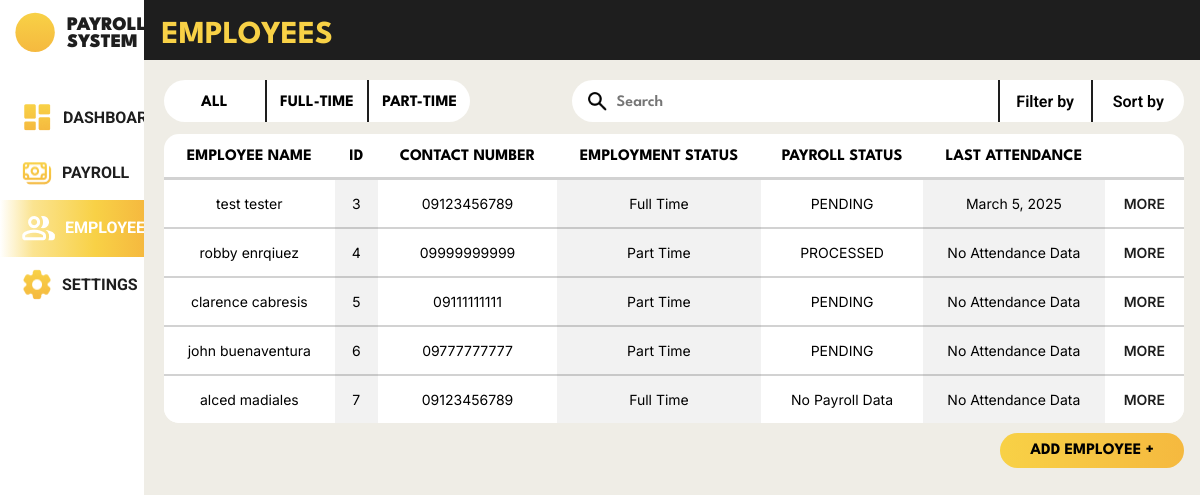
The page /payroll_system/employees/ (signed in) on the database its author committed.
### payroll_system/models.py (models this page shows)
class Employee(models.Model):
    class Gender(models.TextChoices):
        MALE = 'Male', _('Male')
        FEMALE = 'Female', _('Female')
        OTHERS = 'Others', _('Others')
    class HighestEducation(models.TextChoices):
        GRADESCHOOL = 'Grade School', _('Grade School')
        HIGHSCHOOL = 'High School', _('High School')
        BACHELORS_DEGREE = 'Bachelor\'s Degree', _('Bachelor\'s Degree')
        VOCATIONAL_EDUCATION = 'Vocational Education', _('Vocational Education')
        MASTERS_DEGREE = 'Master\'s Degree', _('Master\'s Degree')
    class EmployeeStatus(models.TextChoices):
        FULLTIME = 'Full Time', _('Full Time')
        PARTTIME = 'Part Time', _('Part Time')
    employee_id = models.AutoField(primary_key=True)
    first_name = models.CharField(max_length=100, null=False)
    last_name = models.CharField(max_length=100, null=False)
    gender = models.CharField(max_length=6, choices=Gender.choices, null=False)
    date_of_birth = models.DateField(null=True)
    contact_number = models.CharField(max_length=15, null=True)
    emergency_contact = models.CharField(max_length=15, null=True)
    barangay = models.CharField(max_length=100, null=True)
    postal_address = models.IntegerField(null=True)
    highest_education = models.CharField(max_length=20, choices=HighestEducation.choices, null=True)
    work_experience = models.CharField(max_length=2083, null=True)
    date_of_employment = models.DateField(default=timezone.now)
    employee_status = models.CharField(max_length=9, choices=EmployeeStatus.choices, null=True)
    rate = models.FloatField(default=0, null=False)
    absences = models.IntegerField(default=0, null=False)
    employee_image = models.ImageField(null=True, blank=True, upload_to='images/')

class Payroll(models.Model):
    class PayrollStatus(models.TextChoices):
        PENDING = 'PENDING', _('Pending')
        PROCESSED = 'PROCESSED', _('Processed')
    payroll_id = models.AutoField(primary_key=True)
    incentives = models.FloatField(default=0, null=False)
    payroll_status = models.CharField(max_length=9, choices=PayrollStatus.choices, default=PayrollStatus.PENDING, null=True, blank=True)
    deductions = models.FloatField(default=0, null=False)
    salary = models.FloatField(default=0, null=False)
    cash_advance = models.FloatField(default=0, null=False)
    under_time = models.FloatField(default=0, null=False)
    payment_date = models.DateField(null=False)
    employee_id_fk = models.ForeignKey(Employee, on_delete=models.CASCADE, related_name='payrolls')
    attendance_id_fk = models.ForeignKey(Attendance, null=True, blank=True, on_delete=models.CASCADE)

class Attendance(models.Model):
    class ActiveStatus(models.TextChoices):
        ACTIVE = 'Active', _('Active')
        INACTIVE = 'Inactive', _('Inactive')
    attendance_id = models.AutoField(primary_key=True)
    time_in = models.TimeField(null=True, blank=True)
    time_out = models.TimeField(null=True, blank=True)
    date = models.DateField(default=timezone.now,null=False)
    hours_worked = models.FloatField(default=0, null=False)
    active_status = models.CharField(max_length=8, choices=ActiveStatus.choices, default=ActiveStatus.ACTIVE)
    remarks = models.CharField(max_length=255, null=True, blank=True)
    employee_id_fk = models.ForeignKey(Employee, on_delete=models.CASCADE, related_name='attendances')

### payroll_system/views.py (the view)
# urls.py: path('employees/', views.employees, name='employees'),
@login_required
def employees(request):
    employees = Employee.objects.prefetch_related('payrolls', 'attendances').all()
    context = {
        'employees': employees
    }
    return render(request, 'payroll_system/employees.html', context)

### payroll_system/templates/payroll_system/employees.html (shortened to what this page needs)
{% load static %}
<!DOCTYPE html>
<html lang="en">
<head>
    <link rel="stylesheet" href="{% static 'css/template.css' %}">
    <link rel="stylesheet" href="{% static 'css/employees.css' %}">
</head>
<body>
    <nav>
        <div class="logo">
            <div class="logo-group">
                <div class="logo-picture">
                </div>
                <div class="logo-name">
                    <p>PAYROLL</p>
                    <p>SYSTEM</p>
                </div>
            </div>
        </div>
        <div class="menu">
            <ul>
                <li class="menu-dashboard">
                    <a href="{% url 'payroll_system:dashboard' %}">
                        <img src="{% static 'images/dashboard_icon.png' %}" alt="">
                        <div class="link">DASHBOARD</div>
                    </a>
                </li>
                <li class="menu-payroll">
                    <a href="{% url 'payroll_system:payrolls' %}">
                        <img src="{% static 'images/payroll_icon.png' %}" alt="">
                        <div class="link">PAYROLL</div>
                    </a>
                </li>
                <li class="menu-employees" id="focused">
                    <a href="{% url 'payroll_system:employees' %}">
                        <img src="{% static 'images/employee_icon_focused.png' %}" alt="">
                        <div class="link">EMPLOYEES</div>
                    </a>
                </li>
                <li class="menu-settings">
                    <a href="{% url 'payroll_system:settings' %}">
                        <img src="{% static 'images/settings_icon.png' %}" alt="">
                        <div class="link">SETTINGS</div>
                    </a>
                </li>
            </ul>
        </div>
    </nav>
    <div class="body">
        <header>
            <h1>EMPLOYEES</h1>
        </header>
        <div class="container">
            <div class="top">
                <div class="container_1">
                    <div class="employee_status">
                        <div class="all">
                            <button>
                                <p>ALL</p>
                            </button>
                        </div>
                        <div class="full-time">
                            <button>
                                <p>FULL-TIME</p>
                            </button>
                        </div>
                        <div class="part-time">
                            <button>
                                <p>PART-TIME</p>
                            </button>
                        </div>
                    </div>
                </div>
                <div class="container_2">
                    <div class="search_filter" >
                        <div class="search">
                            <form method="post">
                                <button type="submit"><img src="{% static 'images/search_icon.png' %}" alt=""></button>
                                <input type="text" placeholder="Search">
                            </form>
                        </div>
                        <div class="filter">
                            <button>
                                <p>Filter by</p>
                            </button>
                        </div>
                        <div class="sort">
                            <button>
                                <p>Sort by</p>
                            </button>
                        </div>
                    </div>
                </div>
            </div>
            <div class="table">
                <table>
                    <th>EMPLOYEE NAME</th>
                    <th>ID</th>
                    <th>CONTACT NUMBER</th>
                    <th>EMPLOYMENT STATUS</th>
                    <th>PAYROLL STATUS</th>
                    <th>LAST ATTENDANCE</th>
                    <th></th>
                {% for employee in employees %}
                    <tr class="emp1">
                        <td>{{ employee.first_name }} {{ employee.last_name }}</td>
                        <td>{{ employee.employee_id }}</td>
                        <td>{{ employee.contact_number}}</td>
                        <td>{{ employee.employee_status }}</td>
                    {% for payroll in employee.payrolls.all %}
                        <td>{{ payroll.payroll_status }}</td>
                    {% empty %}
                        <td>No Payroll Data</td>
                    {% endfor %}
                    {% for attendance in employee.attendances.all %}
                        <td>{{ attendance.date }}</td>
                    {% empty %}
                        <td>No Attendance Data</td>
                    {% endfor %}
                        <td>
                            <a href="{% url 'payroll_system:employee_profile' employee.employee_id %}">MORE</a>
                        </td>
                    </tr>
                {% endfor %}
                </table>
                <div class="button">
                    <a href="{% url 'payroll_system:employee_registration' %}"><button class="addemployeebutton">ADD EMPLOYEE +</button></a>
                </div>
            </div>
        </div>
    </div>
</body>
</html>

### static/css/template.css (style rules this page uses)
@media screen and (max-width: 1920px) { html, body { height: 100%; width: 100%; margin: 0; background-color: #EFEDE6; } }
@media screen and (max-width: 1920px) { header { position: fixed; top: 0; background-color: #1e1e1e; color: #f8d146; margin-left: 11.8%; padding: 0 20px 0 20px; height: 60px; width: 100%; font-family: 'League Spartan'; z-index: 9; } }
@media screen and (max-width: 1920px) { nav { position: fixed; left: 0; background-color: #FFF; height: 100%; width: 12%; z-index: 10; } }
@media screen and (max-width: 1920px) { nav .logo { height: 8%; } }
@media screen and (max-width: 1920px) { nav .logo .logo-group { padding: 12px 0 12px 15px; display: flex; overflow: hidden; } }
@media screen and (max-width: 1920px) { nav .logo .logo-group .logo-name { margin: 5px 0 5px 12px; } }
@media screen and (max-width: 1920px) { nav .logo .logo-group .logo-name p { margin: 0; text-align: left; color: #1e1e1e; font-family: 'League Spartan'; font-size: 120%; font-weight: 900; } }
@media screen and (max-width: 1920px) { nav .menu { height: fit-content; } }
@media screen and (max-width: 1920px) { nav .menu ul { list-style-type: none; margin: 0; padding: 0; } }
@media screen and (max-width: 1920px) { nav .menu ul .menu-dashboard, nav .menu ul .menu-payroll, nav .menu ul .menu-employees, nav .menu ul .menu-settings { margin: 0; padding: 10px 20px; overflow: hidden; } }
@media screen and (max-width: 1920px) { nav .menu ul .menu-dashboard a, nav .menu ul .menu-payroll a, nav .menu ul .menu-employees a, nav .menu ul .menu-settings a { text-decoration: none; display: flex; } }
@media screen and (max-width: 1920px) { nav .menu ul .menu-dashboard a .link, nav .menu ul .menu-payroll a .link, nav .menu ul .menu-employees a .link, nav .menu ul .menu-settings a .link { margin: 8px; text-decoration: none; text-align: left; color: #1e1e1e; font-family: 'Roboto'; font-size: 100%; font-weight: 700; } }
@media screen and (max-width: 1920px) { #focused { background: linear-gradient(89.98deg, rgba(248, 209, 70, 0), rgba(248, 209, 70, 0.6) 23%, #f8d146 66%, #f5b93f); } }
@media screen and (max-width: 1920px) { #focused .link { color: #fff; } }

### rows shown on the page
Employee: first_name "test", last_name "tester", employee_id "3", contact_number "09123456789", employee_status "Full Time"
Payroll: payroll_status "PENDING"
Attendance: date "March 5, 2025"
Employee: first_name "robby", last_name "enrqiuez", employee_id "4", contact_number "09999999999", employee_status "Part Time"
Payroll: payroll_status "PROCESSED"
Employee: first_name "clarence", last_name "cabresis", employee_id "5", contact_number "09111111111", employee_status "Part Time"
Payroll: payroll_status "PENDING"
Employee: first_name "john", last_name "buenaventura", employee_id "6", contact_number "09777777777", employee_status "Part Time"
Payroll: payroll_status "PENDING"
Employee: first_name "alced", last_name "madiales", employee_id "7", contact_number "09123456789", employee_status "Full Time"
